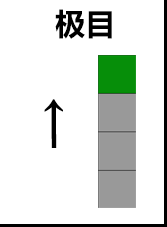
#> input picture imgs/card_18.png, 167 x 227 px
$ jupyter execute --allow-errors cv.ipynb
#> lines starting #> are read from the running program, lines starting #| are printed output that depends on the picture; after the words box and inside, x2 and y2 are one past the last pixel; in counts of white or black regions, pixels touching at a corner belong together
[cell 1]
import cv2
import numpy as np
from PIL import Image
from solvers.consts import *


# import pytesseract
import os


def showImg(mat):
    rgbMAT = cv2.cvtColor(mat, cv2.COLOR_BGR2RGB)

    return Image.fromarray(rgbMAT)

def showMultipleImg(mats):
    from matplotlib import pyplot as plt
    def inner(x):
        x1 = cv2.cvtColor(x, cv2.COLOR_BGR2RGB)
        return Image.fromarray(x1)

    l = list(map(inner, mats))
    for p in l:
        plt.figure()
        plt.imshow(p)

[cell 2]
# cv recog coloured blocks
target_color = ['blue', 'pink', 'grey','orange', 'purple', 'green']
# 调色盘
color_dist = {'red': {'Lower': np.array([0, 60, 60]), 'Upper': np.array([6, 255, 255])},
              'blue': {'Lower': np.array([200, 0, 0]), 'Upper': np.array([255, 120, 100])},
              'pink': {'Lower': np.array([200, 110, 230]), 'Upper': np.array([251, 155, 255])},
              'grey': {'Lower': np.array([150, 150, 150]), 'Upper': np.array([155, 155, 155])},
              'orange': {'Lower': np.array([0, 126, 253]), 'Upper': np.array([5, 170, 255])},
              'purple': {'Lower': np.array([230, 0, 130]), 'Upper': np.array([255, 5, 215])},
              'green': {'Lower': np.array([0 , 128   ,0]), 'Upper': np.array([100, 255, 100])},
              'black': {'Lower': np.array([252, 252, 252]), 'Upper': np.array([255,255,255])},
              }

# path = 'imgs/card_14.png'
path = 'testout_0.png'
img = cv2.imread(path)
#> (the rest of this cell did not finish here and is left out)

[cell 3]
color2terrain = {
    "purple" : HERMITS,
    "green": FOREST,
    "orange": PLAINS,
    "blue": RIVER,
    "pink": VILLIAGE,
    "grey": ROAD,
}
text2terrain = {
    '隐者': HERMITS,
    '森林': FOREST,
    '道路': ROAD,
    '河流': RIVER,
    '村庄': VILLIAGE,
    '平原': PLAINS,
}

text2clue = {
    '隐士': CLUE_HERMIT,
    '飞鸟': CLUE_BIRD,
    '树灵': CLUE_DRYAD,
    '极目': CLUE_OVERLOOK
}

[cell 4]
from paddleocr import PaddleOCR

# Paddleocr目前支持的多语言语种可以通过修改lang参数进行切换
# 例如`ch`, `en`, `fr`, `german`, `korean`, `japan`

def ocr(img_path = './imgs/card_0.png'):
    ocr = PaddleOCR(use_angle_cls=True, lang="ch")  # need to run only once to download and load model into memory

    result = ocr.ocr(img_path, cls=True)
    texts = []
    for idx in range(len(result)):
        res = result[idx]
        for line in res:
            text = line[1][0]
            # print("line:", line[1][0])
            texts.append(text)
    return texts

#> (the rest of this cell did not finish here and is left out)

[cell 5]
# preprocessing
kernel = cv2.getStructuringElement(cv2.MORPH_RECT, (3,3))
# 高斯模糊
# afterGsB = cv2.GaussianBlur(img, (3,3), 0)
afterGsB = img

# afterDilate = cv2.dilate(afterGsB, kernel, iterations=3)
afterDilate = afterGsB
#> (the rest of this cell did not finish here and is left out)

#> (a cell that did not finish here is left out)

#> (a cell that did not finish here is left out)

[cell 8]
kernel = cv2.getStructuringElement(cv2.MORPH_RECT, (5, 5))
#> (the rest of this cell did not finish here and is left out)

[cell 9]
# [11 lines of commented-out code are left out]

[cell 10]
# for roi in rois:
#     text = pytesseract.image_to_string(roi, lang='chi_sim')
#     print(text)

[cell 11]
# 色调（H），饱和度（S），明度（V）
# afterHSV = cv2.cvtColor(afterGsB, cv2.COLOR_BGR2HSV)
# showImg(afterHSV)

[cell 12]
# 粗线条的变细
# afterErode = cv2.erode(afterHSV, None, iterations = 2)
# showImg(afterErode)

[cell 13]
masks = []
colors = []
#> (the rest of this cell did not finish here and is left out)

[cell 14]
EPSILON = 5
roi_masks = []
for mask in masks:

    contours, _ = cv2.findContours(mask,
                                    cv2.RETR_EXTERNAL,
                                    cv2.CHAIN_APPROX_SIMPLE)

    rois = []
    for cont in contours:
        x, y, w, h = cv2.boundingRect(cont)
        # add region of interest
        m = (x, y, w, h)
        if(w > EPSILON and h > EPSILON):
            print(m)
            rois.append(m)

    roi_masks.extend(rois)

coors = list(map(lambda roi: (roi[0], roi[1]), roi_masks))


print(coors)

[cell 15]
raw = roi_masks

def unify(raw:list[tuple])->list[tuple]:
    xcoors = list(map(lambda roi: roi[0], raw))
    ycoors = list(map(lambda roi: roi[1], raw))

    def denoise(x):
        xcoors = [_ for _ in x]
        for i, c1 in enumerate(xcoors):
            for j in range(i, len(xcoors)):
                c2 = xcoors[j]
                if abs(c1 - c2) < EPSILON:
                    m = min(c1, c2)
                    xcoors[i] = m
                    xcoors[j] = m
        return xcoors

    xcoors = denoise(xcoors)
    ycoors = denoise(ycoors)
#> further down, img is the input picture: shape (227, 167, 3); mean B, G, R 217.9, 223, 217.8
    print(xcoors, ycoors)
    def snd_min(A):
        Ap = sorted(set(A))
        return Ap[1] if len(Ap) > 1 else Ap[0]


    def unify_inner(A):
        sndm = snd_min(A)
        m = min(A)
        # print(sndm,m)

        # !!! divided by zero

        offst = 1 if sndm - m == 0 else sndm - m
        return list(map(lambda x: (x - m) // offst, A))

    # print(xcoors)
    r = list(zip(unify_inner(ycoors), unify_inner(xcoors)))

    return r

#> (the rest of this cell did not finish here and is left out)

[cell 16]
import cv2

def crop_image(img, crop_percentage):
    height, width, _ = img.shape

    left = int(width * crop_percentage / 100)
    top = int(height * crop_percentage / 100)
    right = int(width * (1 - crop_percentage / 100))
    bottom = int(height * (1 - crop_percentage / 100))

    cropped_img = img[top:bottom, left:right]

    return cropped_img

[cell 17]
import cv2
import numpy as np

def preprocess(img):
    img_gray = cv2.cvtColor(img, cv2.COLOR_BGR2GRAY)
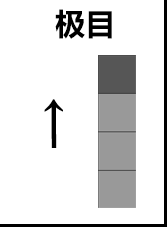
#> img_gray: shape (227, 167); min 0, max 255, mean 220.9
    img_blur = cv2.GaussianBlur(img_gray, (5, 5), 1)
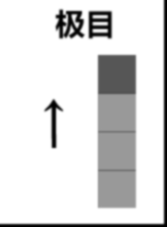
#> img_blur: shape (227, 167); min 0, max 255, mean 220.9
    img_canny = cv2.Canny(img_blur, 50, 50)
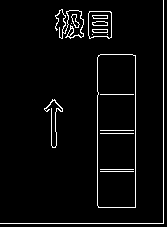
#> img_canny: shape (227, 167); 4% white in thin lines or dots
    kernel = np.ones((3, 3))
    img_dilate = cv2.dilate(img_canny, kernel, iterations=2)
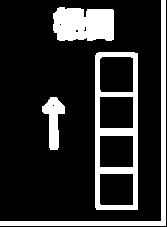
#> img_dilate: shape (227, 167); 18.4% white; 4 white regions, box (x1, y1, x2, y2) and area: (95, 52, 138, 210) 2568, (0, 0, 166, 226) 1935, (53, 7, 114, 41) 1850, (42, 97, 65, 150) 635
    img_erode = cv2.erode(img_dilate, kernel, iterations=1)
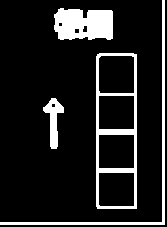
#> img_erode: shape (227, 167); 12.8% white; 4 white regions
    return img_erode

def find_tip(points, convex_hull):
    length = len(points)
    indices = np.setdiff1d(range(length), convex_hull)

    for i in range(2):
        j = indices[i] + 2
        if j > length - 1:
            j = length - j
        if np.all(points[j] == points[indices[i - 1] - 2]):
            return tuple(points[j])

img = cv2.imread("imgs/card_18.png")

contours, hierarchy = cv2.findContours(preprocess(img), cv2.RETR_EXTERNAL, cv2.CHAIN_APPROX_NONE)
#> contours = 4 contours; box (x1, y1, x2, y2) and area: (96, 53, 137, 209) 6192, (54, 8, 113, 40) 1548, (0, 0, 165, 225) 772, (43, 98, 64, 149) 425

for cnt in contours:
    peri = cv2.arcLength(cnt, True)
    approx = cv2.approxPolyDP(cnt, 0.025 * peri, True)
    hull = cv2.convexHull(approx, returnPoints=False)
    sides = len(hull)

    if sides > 3 and sides + 2 == len(approx):
        arrow_tip = find_tip(approx[:,0,:], hull.squeeze())
        if arrow_tip:
            cv2.drawContours(img, [cnt], -1, (0, 255, 0), 3)
            cv2.circle(img, arrow_tip, 3, (0, 0, 255), cv2.FILLED)
#> this loop made 4 passes
#> (peri, hull, sides, length in find_tip, indices in find_tip) on passes 1, 3: (129.1, [7, 6, 4, 3, 1, 0], 6, 8, [2, 5]), (195, [6, 3, 2, 1, 0], 5, 7, [4, 5])
#> (peri, approx, hull, sides) on passes 2, 4: (387.7, [[99, 53], [96, 206], [136, 208], [136, 54]], [3, 2, 1, 0], 4), (775.4, [[164, 0], [162, 221], [0, 224], [164, 224]], [3, 2, 0], 3)

[cell 18]
img = cv2.imread('imgs/card_18.png')
# img = cv2.GaussianBlur(img, (11,11), 0)
gray = cv2.cvtColor(img,cv2.COLOR_BGR2GRAY)
corners = cv2.goodFeaturesToTrack(gray,7,0.01,10)
#> corners = [[93, 23], [80, 18], [53, 100], [65, 15], [106, 23], [163, 223], [69, 35]]
corners = np.int0(corners)

ct='a'
for i in corners:
    x,y = i.ravel()
    print(x,y)
    cv2.circle(img,(x,y),3,(255,255,0),-1)
    cv2.putText(img, ct, (x,y), cv2.FONT_HERSHEY_SIMPLEX, 0.8, (0,0,255), 2, cv2.LINE_AA )
    ct=ct+'a'
#> this loop made 7 passes
#| 93 23
#| 80 18
#| 53 100
#| 65 15
#| 106 23
#| 163 223
#| 69 35
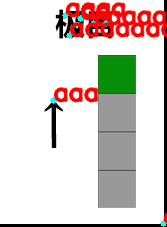
#> img: shape (227, 167, 3); 9.14% of pixels changed, all inside (x1, y1, x2, y2) = (50, 2, 167, 227)

xmax, ymax = (np.max(corners, axis = 0)).ravel()
#> xmax = 163; ymax = 223
xmin, ymin = (np.min(corners, axis = 0)).ravel()
#> xmin = 53; ymin = 15


if( abs(xmax-xmin) > abs(ymax-ymin)):
    if(np.count_nonzero(corners[:,0,0] == xmax) == 2):
        print('LEFT')
    else:
        print('RIGHT')
else:
    if(np.count_nonzero(corners[:,0,1] == ymax) == 2):
        print('UP')
    else:
        print('DOWN')

showImg(gray)

$ run again, with imgs/card_14.png copied over imgs/card_18.png
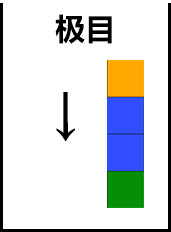
#> input picture imgs/card_14.png, 171 x 232 px
#> img is the input picture: shape (232, 171, 3); mean B, G, R 218, 216.2, 212.5
#> in preprocess, `img_canny = cv2.Canny(img_blur, 50, 50)`:
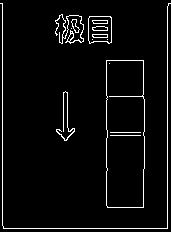
#> img_canny: shape (232, 171); 4.2% white in thin lines or dots
#> img_dilate: shape (232, 171); 19.8% white; 4 white regions, box (x1, y1, x2, y2) and area: (0, 1, 171, 231) 3103, (104, 58, 147, 210) 2291, (53, 12, 114, 46) 1850, (54, 89, 77, 143) 624
#> img_erode: shape (232, 171); 14.1% white; 4 white regions
#> contours = 4 contours; box (x1, y1, x2, y2) and area: (105, 59, 146, 209) 5876, (54, 13, 113, 45) 1548, (0, 2, 171, 230) 1465, (55, 90, 76, 142) 412
#> the loop `for cnt in contours:` made 4 passes
#> (peri, hull, sides, length in find_tip, indices in find_tip, arrow_tip) on pass 1: (130.9, [6, 4, 3, 2, 0], 5, 7, [1, 5], (67, 141))
#> corners = [[65, 140], [93, 28], [80, 23], [65, 20], [106, 28], [167, 228], [3, 228]]
#> the loop `for i in corners:` made 7 passes
#> (printed output is left out)
#> after the loop `for i in corners:`:
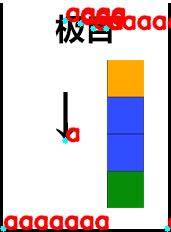
#> img: shape (232, 171, 3); 8.74% of pixels changed, all inside (x1, y1, x2, y2) = (0, 7, 171, 232)
#> xmax = 167; ymax = 228
#> xmin = 3; ymin = 20

$ run again, with imgs/card_12.png copied over imgs/card_18.png
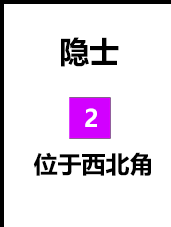
#> input picture imgs/card_12.png, 171 x 227 px
#> img is the input picture: shape (227, 171, 3); mean B, G, R 230.6, 220.6, 228.9
#> in preprocess, `img_canny = cv2.Canny(img_blur, 50, 50)`:
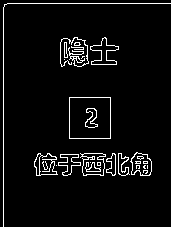
#> img_canny: shape (227, 171); 4.9% white in thin lines or dots
#> img_dilate: shape (227, 171); 20.2% white; 5 white regions, box (x1, y1, x2, y2) and area: (32, 150, 154, 178) 3009, (1, 1, 171, 227) 1953, (58, 35, 121, 69) 1684, (67, 95, 113, 141) 820, (83, 106, 100, 130) 356
#> img_erode: shape (227, 171); 15.3% white; 5 white regions
#> contours = 4 contours; box (x1, y1, x2, y2) and area: (33, 151, 153, 177) 2514, (68, 96, 112, 140) 1849, (59, 36, 120, 68) 1394, (2, 2, 171, 227) 780
#> the loop `for cnt in contours:` made 4 passes
#> (peri, hull, sides) on passes 1, 3: (326.5, [6, 2, 1, 0], 4), (211, [8, 6, 4, 2, 1, 0], 6)
#> corners = [[88, 158], [104, 155], [65, 57], [56, 173], [136, 162], [113, 174], [100, 170]]
#> the loop `for i in corners:` made 7 passes
#> (printed output is left out)
#> after the loop `for i in corners:`:
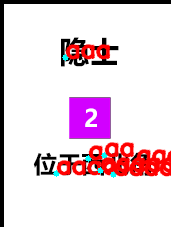
#> img: shape (227, 171, 3); 8.58% of pixels changed, all inside (x1, y1, x2, y2) = (53, 44, 171, 178)
#> xmax = 136; ymax = 174
#> xmin = 56; ymin = 57
